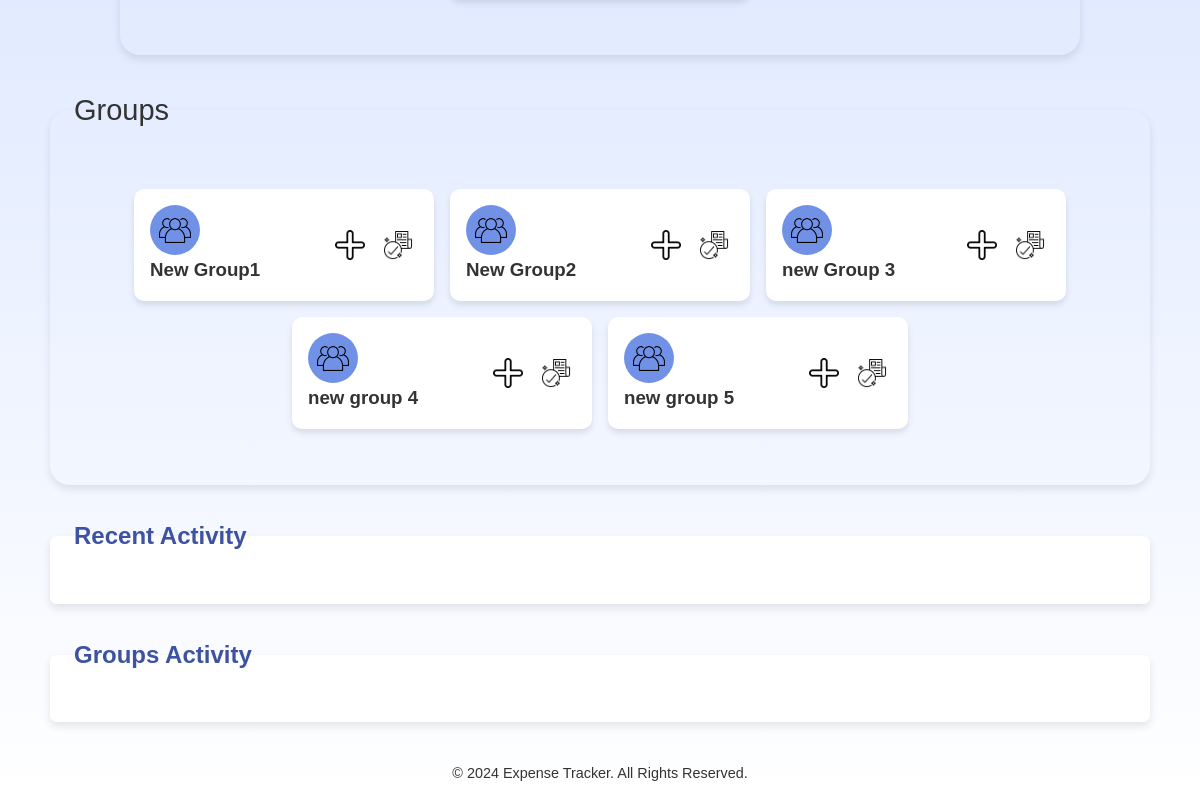
The page /index_view/ (signed in, lower part) on the database as committed earlier.
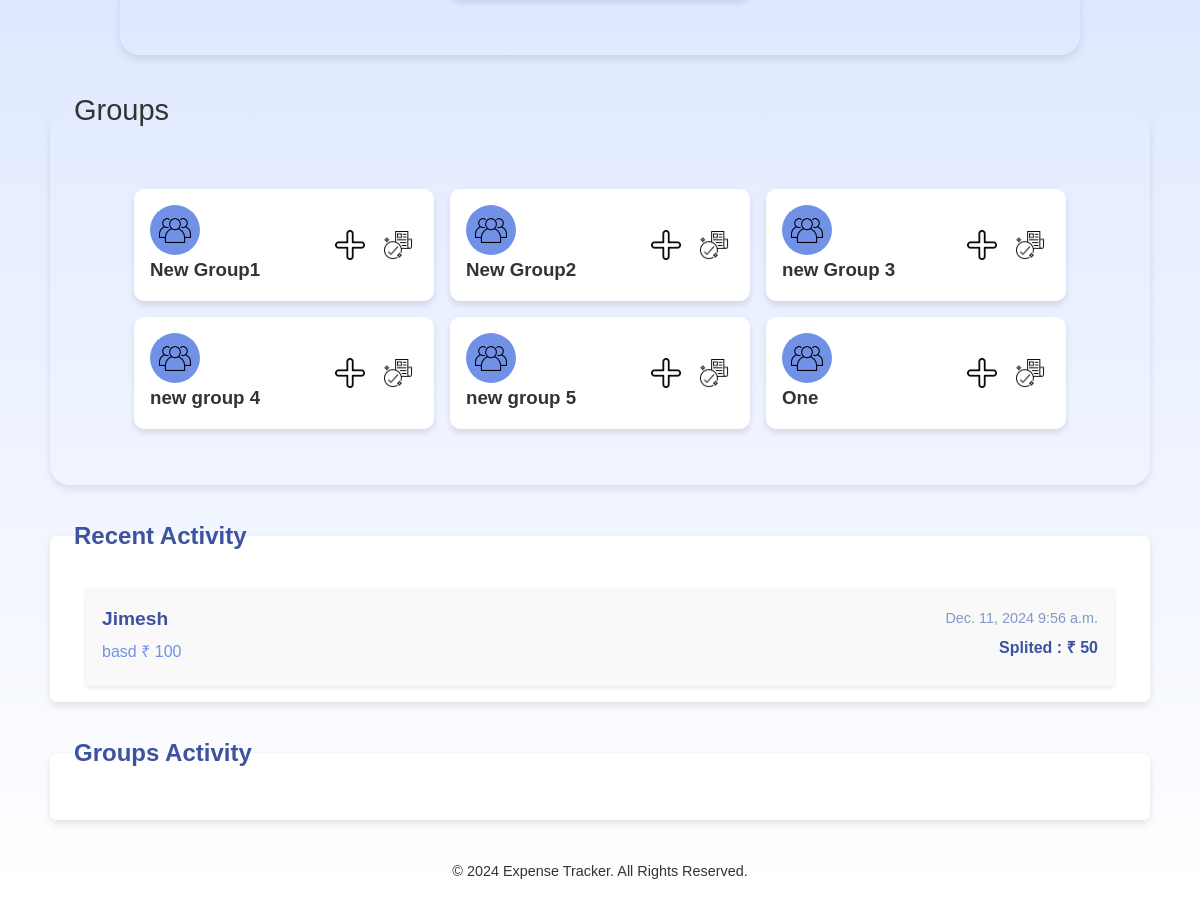
The same page on the database as committed later.
### firstapp/models.py (models this page shows)
class Group(models.Model):
    gid                 = models.BigAutoField(primary_key=True)
    uid                 = models.ForeignKey(settings.AUTH_USER_MODEL, on_delete=models.CASCADE)
    gname               = models.CharField(max_length=100, unique=True)

class Expense_record(models.Model):
    eid                 = models.BigAutoField(primary_key=True)
    payer_uid           = models.ForeignKey(settings.AUTH_USER_MODEL, on_delete=models.CASCADE, related_name='Expense_user')
    shared_uid          = models.ForeignKey(settings.AUTH_USER_MODEL, on_delete=models.SET_NULL, related_name='Expense_shared_with_friend', null = True)
    total_amount        = models.BigIntegerField()
    splited_amount      = models.BigIntegerField(null = True)
    description         = models.TextField(max_length=500, null=True)
    date_field          = models.DateField( null = True, default=datetime.date.today())
    time_field          = models.TimeField( null = True, default=datetime.datetime.now())

class CustomUser(AbstractUser):
    uid                 = models.BigAutoField(primary_key=True)
    username            = models.CharField(max_length=100, unique=True)
    password            = models.CharField(max_length=50)
    email               = models.EmailField(verbose_name="email", max_length=100, unique=True)
    phone_no            = models.CharField(max_length=12, null = True)
    total_balance       = models.BigIntegerField(default=0)
    def __str__(self):
        return self.username

### firstapp/views.py (the view, shortened to what this page needs)
# urls.py: path('index_view/', views.index_view, name='index_view'),
@login_required
def index_view(request):
    users = CustomUser.objects.all().exclude(username=request.user)
    friend_list = Friends_record.objects.filter(uid=request.user)
    group_query_set = Group.objects.filter(uid=request.user)
    other_group_list = Group_data.objects.filter(mid=request.user)
    Total_balance = sum(friend.owe_amount for friend in friend_list)
    request.user.total_balance = Total_balance
    request.user.save()
    group_list = list(group_query_set)
    for group in other_group_list:
        temp = Group.objects.get(gname=group.gid.gname)
        if temp not in group_list:
            group_list.append(temp)
    expense_list = Expense_record.objects.filter(payer_uid=request.user)
    shared_user_expense_list = Expense_record.objects.filter(shared_uid=request.user)
    expense_list = (expense_list | shared_user_expense_list).order_by('-date_field', '-time_field')
    group_expense_list = Group_expense_record.objects.filter(gid__in=group_query_set).order_by('-date_field', '-time_field')
    context = {
        'users': users,
        'friend_list': friend_list,
        'group_list': group_list,
        'expense_list': expense_list,
        'group_expense_list': group_expense_list
    }
    return render(request, "index.html", context)

### templates/index.html (shortened to what this page needs)
<!DOCTYPE html>
<html lang="en">
<head>
    {% load static %}
    <link rel="stylesheet" href="../static/css/style-index.css">
    <link rel="stylesheet" href="../static/css/model.css">
    <link rel="stylesheet" href="../static/css/error.css">
</head>
<body>
    <main>
        <fieldset style="width: 80%;">
            <div class="friends">
            </div>
        </fieldset>
        <fieldset>
            <legend> Groups </legend>
            <div class="groups">
                {% for group in group_list %}
                <div class="friend-row group-card">
                    <div>
                        <div class="icon friend-avatar">
                            <img src="../static/images/group.png">
                        </div>
                        <div class="middle">
                            <div class="left">
                                <h3>{{ group.gname }}</h3>
                            </div>
                        </div>
                    </div>
                    <div class="right side-icons">
                        <form action="{% url 'group_view' %}" method="post">
                            <button type="submit" class="icon-btn open-modal2">
                                <img src="../static/images/plus.png">
                            </button>
                        </form>
                        <form action="{% url 'group_settlement_view' %}" method="post" class="settlement-form">
                            <button type="submit" class="icon-btn">
                                <img src="../static/images/news.png">
                            </button>
                        </form>
                    </div>
                </div>
                {% endfor %}
            </div>
        </fieldset>
        <div class="recent-activity">
            <fieldset>
                <legend>Recent Activity</legend>
                <div class="activity-list">
                    {% for expense in expense_list %}
                    <div class="activity-card">
                        <div class="activity-left">
                            <p>{{ expense.payer_uid }}</p>
                            <p>{{ expense.description }} ₹ {{ expense.total_amount }}</p>
                        </div>
                        <div class="activity-right">
                            <p>{{ expense.date_field }} {{ expense.time_field }}</p>
                            <p>Splited : ₹ {{ expense.splited_amount }}</p>
                        </div>
                    </div>
                    {% endfor %}
                </div>
            </fieldset>
            <fieldset>
                <legend>Groups Activity</legend>
            </fieldset>
        </div>
                {% include 'add_expense_form.html' %}
                {% include 'group_form.html' %}
    </main>
    <footer>
        <p>&copy; 2024 Expense Tracker. All Rights Reserved.</p>
    </footer>
</body>
</html>

### templates/add_expense_form.html (shortened to what this page needs)
<!DOCTYPE html>
<html lang="en">
<head>
    {% load static %}
</head>
<body>
</body>
</html>

### templates/group_form.html (shortened to what this page needs)
<!DOCTYPE html>
<html lang="en">
<head>
    {% load static %}
</head>
<body>
</body>
</html>

### static/css/style-index.css (style rules this page uses)
:root { --primary-dark: #3D52A0; --primary: #7091E6; --secondary: #8697C4; --neutral-light: #ADBBDA; --background: #EDE8F5; --black: #333; }
* { margin: 0; padding: 0; box-sizing: border-box; }
body { font-family: Arial, sans-serif; line-height: 1.6; background: linear-gradient(to bottom, rgba(166, 193, 255, 0.7), rgb(255 255 255 / 23%) ); color: var(--black); min-height: 100vh; }
.friends { display: flex; flex-wrap: wrap; justify-content: center; gap: 1rem; padding: 2rem; }
.friend-avatar { display: flex; align-items: center; justify-content: center; flex-shrink: 0; background: var(--primary); border-radius: 50%; width: 50px; height: 50px; overflow: hidden; }
.friend-avatar img { width: 65%; height: 65%; object-fit: cover; }
.groups { display: flex; flex-wrap: wrap; justify-content: center; gap: 1rem; padding: 2rem; }
.group-card { display: flex; align-items: center; justify-content: space-between; background: white; border-radius: 10px; box-shadow: 0 4px 6px rgba(0, 0, 0, 0.1); padding: 1rem; width: 300px; transition: transform 0.3s ease, box-shadow 0.3s ease; max-width: 100%; overflow: hidden; }
.group-card .icon-btn { background: none; border: none; cursor: pointer; padding: 5px; border-radius: 5px; transition: background 0.3s ease, transform 0.2s ease; display: flex; align-items: center; justify-content: center; }
.group-card .icon-btn img { width: 30px; height: 30px; object-fit: cover; transition: transform 0.3s ease; }
.group-card .icon-btn img { transition: transform 0.2s ease; }
.group-card .right.side-icons { display: flex; align-items: center; gap: 0.5rem; }
.group-card .icon-btn { background-color: transparent; border: none; padding: 5px; border-radius: 5px; transition: background-color 0.3s ease, transform 0.2s ease; }
fieldset { max-width: 1100px; width: 100%; margin: 2rem auto; padding: 1.5rem; border: none; box-shadow: 0 4px 8px rgba(0, 0, 0, 0.1); border-radius: 20px; box-sizing: border-box; }
fieldset legend { font-size: 29px; font-family: 'Gill Sans', 'Gill Sans MT', Calibri, 'Trebuchet MS', sans-serif; }
.recent-activity fieldset { border-radius: 7px; margin-bottom: 1.5rem; padding: 1rem; background: white; }
.recent-activity legend { font-size: 1.5rem; color: var(--primary-dark); font-weight: bold; padding: 0 0.5rem; }
.activity-list { display: flex; flex-direction: column; gap: 1rem; margin-top: 1rem; }
.activity-card { display: flex; justify-content: space-between; align-items: center; background: #f9f9f9; padding: 1rem; margin-left: 20px; margin-right: 20px; border-radius: 5px; box-shadow: 0 2px 4px rgba(0, 0, 0, 0.1); transition: transform 0.2s ease, box-shadow 0.2s ease; }
.activity-left p { font-size: 1rem; color: var(--black); margin-bottom: 0.3rem; }
.activity-left p:first-child { font-weight: bold; font-size: 1.2rem; color: var(--primary-dark); }
.activity-left p:nth-child(2) { font-size: 1rem; color: var(--primary); font-weight: 500; }
.activity-right p { font-size: 0.9rem; color: var(--secondary); text-align: right; margin-bottom: 0.3rem; }
.activity-right p:last-child { font-size: 1rem; font-weight: bold; color: var(--primary-dark); }
footer { border-top: 0.1px var(--black); color: rgb(0, 0, 0); text-align: center; padding: 1rem; position: relative; width: 100%; bottom: 0; left: 0; font-family: Arial, sans-serif; font-weight: 500; }
footer p { font-size: 0.9rem; color: var(--black); margin: 0; }

Rows that differ between the two databases and show on the page:
added Group: gname "One"
added Expense_record: payer_uid "Jimesh", description "basd", total_amount "100", date_field "Dec. 11, 2024", time_field "9:56 a.m.", splited_amount "50"
